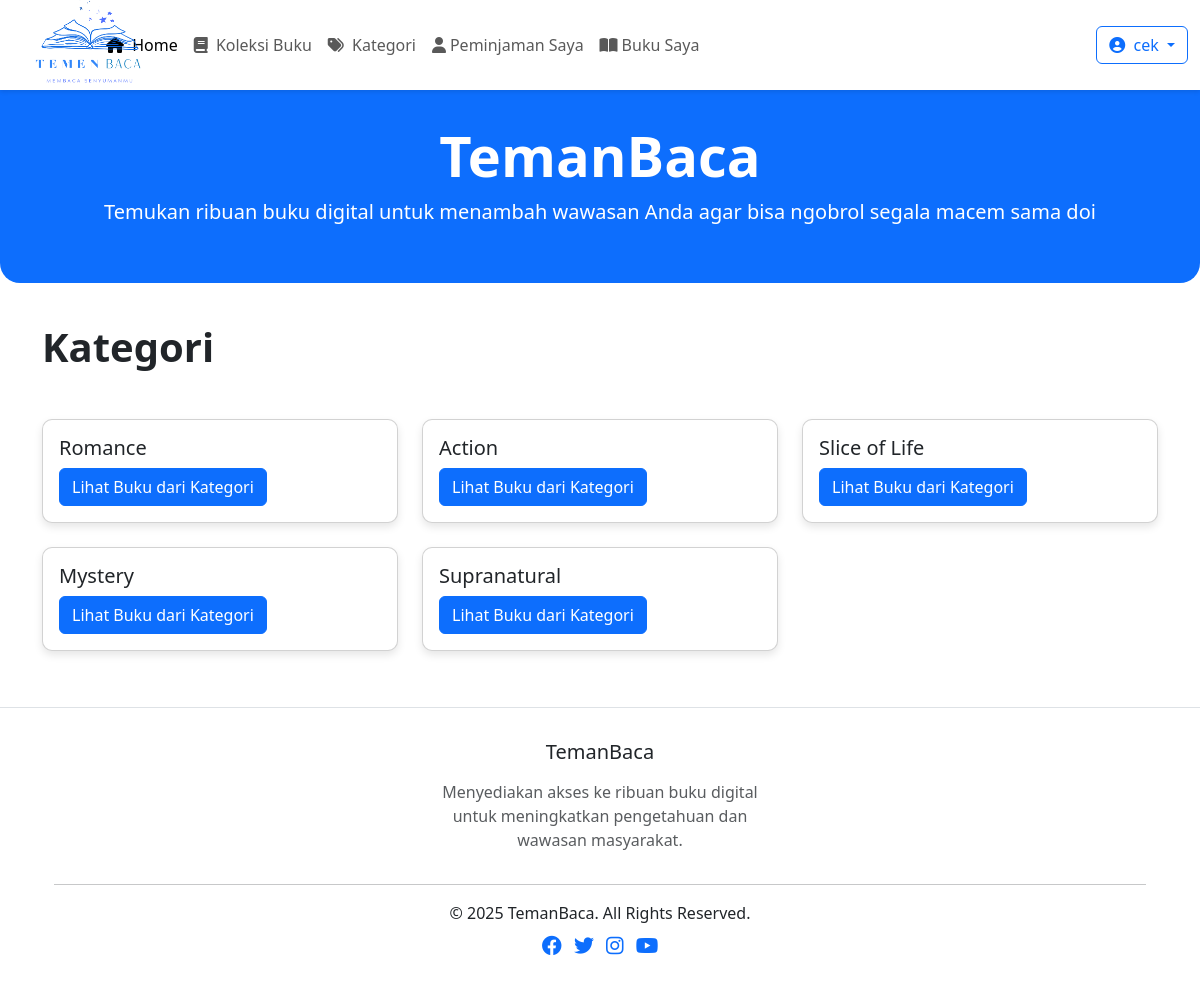
The app's page /?page=kategori (signed in) with its own data.
### tables this page shows
CREATE TABLE `kategori` (
  `kategoriId` int(11) NOT NULL,
  `nama_kategori` varchar(25) NOT NULL
);

### modul/fungsi/Home.php (called while the page is built, shortened)
<?php
class Home{
    private $conn;
    public function __construct($db){
        $this->conn = $db;
    }
    public function getKategori() {
        $sql = "SELECT * FROM kategori";
        $stmt = $this->conn->query($sql);
        return $stmt->fetchAll(PDO::FETCH_ASSOC);
    }
}
?>

### modul/halaman/kategori.php (the view)
<main class="container py-2">
<h3 class="display-6 fw-bold">Kategori</h3>
    <div class="row row-cols-1 row-cols-md-3 g-4 mt-4">
        <?php
        $home = new Home($conn);
        $kategori = $home->getKategori();
        foreach ($kategori as $row) {
        ?>
            <div class="col">
                <div class="card h-100">
                    <div class="card-body">
                        <h5 class="card-title"><?= $row['nama_kategori'] ?></h5>
                        <a href="?page=kategoribyid&id=<?= $row['kategoriId']?>" class="btn btn-primary">Lihat Buku dari Kategori</a>
                    </div>
                </div>
            </div>
        <?php
        }
        ?>
    </div>
</main>

### modul/component/header.php (style rules this page uses)
.card { transition: transform 0.3s; height: 100%; border-radius: 10px; box-shadow: 0 4px 8px rgba(0, 0, 0, 0.1); overflow: hidden; }

### records on screen
kategori: nama_kategori "Romance"
kategori: nama_kategori "Action"
kategori: nama_kategori "Slice of Life"
kategori: nama_kategori "Mystery"
kategori: nama_kategori "Supranatural"

### other values on screen
$data['username'] "cek"
